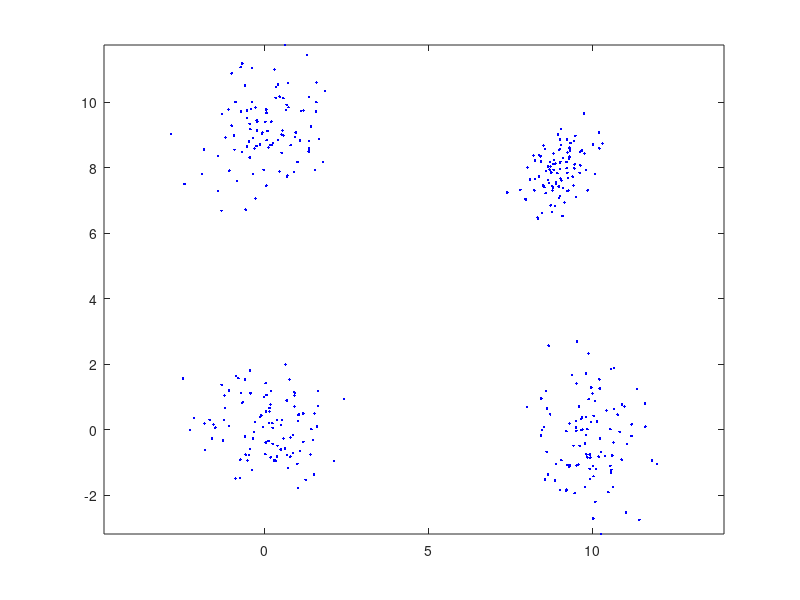

Write MATLAB code to recreate this figure. (Note: this script raises an error after producing the figure.)
% Example 7.5.1
% "Introduction to Pattern Recognition: A MATLAB Approach"
% S. Theodoridis, A. Pikrakis, K. Koutroumbas, D. Cavouras

% NOTE: this example generates a total of six figures.
close('all');
clear

% 1. To generate and plot X3, work as in Example 7.4.2, where now the means
% of the Gaussians are different. The plot shows that X3 contains four
% clearly separated compact clusters.

randn('seed',0)
m=[0 0; 10 0; 0 9; 9 8];
S(:,:,1)=eye(2);
S(:,:,2)=[1.0 .2; .2 1.5];
S(:,:,3)=[1.0 .4; .4 1.1];
S(:,:,4)=[.3 .2; .2 .5];
n_points=100*ones(1,4); %Number of points per group
X3=[];
for i=1:4
    X3=[X3; mvnrnd(m(i,:),S(:,:,i),n_points(i))];
end
X3=X3';

figure(1), plot(X3(1,:),X3(2,:),' b.')
figure(1), axis equal

% 2. To apply the k-means algorithm, for m = 4 and random initialization
m=4;
[l,N]=size(X3);
rand('seed',0)
theta_ini=rand(l,m);
[theta,bel,J]=k_means(X3,theta_ini);

% Plot X3, using different colors for points from different clusters
figure(2), hold on
figure(2), plot(X3(1,bel==1),X3(2,bel==1),'r.',...
X3(1,bel==2),X3(2,bel==2),'g*',X3(1,bel==3),X3(2,bel==3),'bo',...
X3(1,bel==4),X3(2,bel==4),'cx',X3(1,bel==5),X3(2,bel==5),'md',...
X3(1,bel==6),X3(2,bel==6),'yp',X3(1,bel==7),X3(2,bel==7),'ks')
figure(2), plot(theta(1,:),theta(2,:),'k+')
figure(2), axis equal

%  3. Work as in step 2, for m = 3
m=3;
[l,N]=size(X3);
rand('seed',0)
theta_ini=rand(l,m);
[theta,bel,J]=k_means(X3,theta_ini);
figure(3), hold on
figure(3), plot(X3(1,bel==1),X3(2,bel==1),'r.',...
X3(1,bel==2),X3(2,bel==2),'g*',X3(1,bel==3),X3(2,bel==3),'bo',...
X3(1,bel==4),X3(2,bel==4),'cx',X3(1,bel==5),X3(2,bel==5),'md',...
X3(1,bel==6),X3(2,bel==6),'yp',X3(1,bel==7),X3(2,bel==7),'ks')
figure(3), plot(theta(1,:),theta(2,:),'k+')
figure(3), axis equal

% 4. Work as in step 2, for m = 5
m=5;
[l,N]=size(X3);
rand('seed',0)
theta_ini=rand(l,m);
[theta,bel,J]=k_means(X3,theta_ini);
figure(4), hold on
figure(4), plot(X3(1,bel==1),X3(2,bel==1),'r.',...
X3(1,bel==2),X3(2,bel==2),'g*',X3(1,bel==3),X3(2,bel==3),'bo',...
X3(1,bel==4),X3(2,bel==4),'cx',X3(1,bel==5),X3(2,bel==5),'md',...
X3(1,bel==6),X3(2,bel==6),'yp',X3(1,bel==7),X3(2,bel==7),'ks')
figure(4), plot(theta(1,:),theta(2,:),'k+')
figure(4), axis equal
    
% 5. Work as in step 2 with different theta_ini
m=4;
[l,N]=size(X3);
theta_ini=[-2 -2; -2.1 -2.1; -2 -2.2; -2.1 -2.2]';
[theta,bel,J]=k_means(X3,theta_ini);
figure(5), hold on
figure(5), plot(X3(1,bel==1),X3(2,bel==1),'r.',...
X3(1,bel==2),X3(2,bel==2),'g*',X3(1,bel==3),X3(2,bel==3),'bo',...
X3(1,bel==4),X3(2,bel==4),'cx',X3(1,bel==5),X3(2,bel==5),'md',...
X3(1,bel==6),X3(2,bel==6),'yp',X3(1,bel==7),X3(2,bel==7),'ks')
figure(5), plot(theta(1,:),theta(2,:),'k+')
figure(5), axis equal

% 6. 
m=4;
[l,N]=size(X3);
rand('seed',0)
theta_ini=rand(l,m);
theta_ini(:,m)=[20 20];
[theta,bel,J]=k_means(X3,theta_ini);
figure(6), hold on
figure(6), plot(X3(1,bel==1),X3(2,bel==1),'r.',...
X3(1,bel==2),X3(2,bel==2),'g*',X3(1,bel==3),X3(2,bel==3),'bo',...
X3(1,bel==4),X3(2,bel==4),'cx',X3(1,bel==5),X3(2,bel==5),'md',...
X3(1,bel==6),X3(2,bel==6),'yp',X3(1,bel==7),X3(2,bel==7),'ks')
figure(6), plot(theta(1,:),theta(2,:),'k+')
figure(6), axis equal
